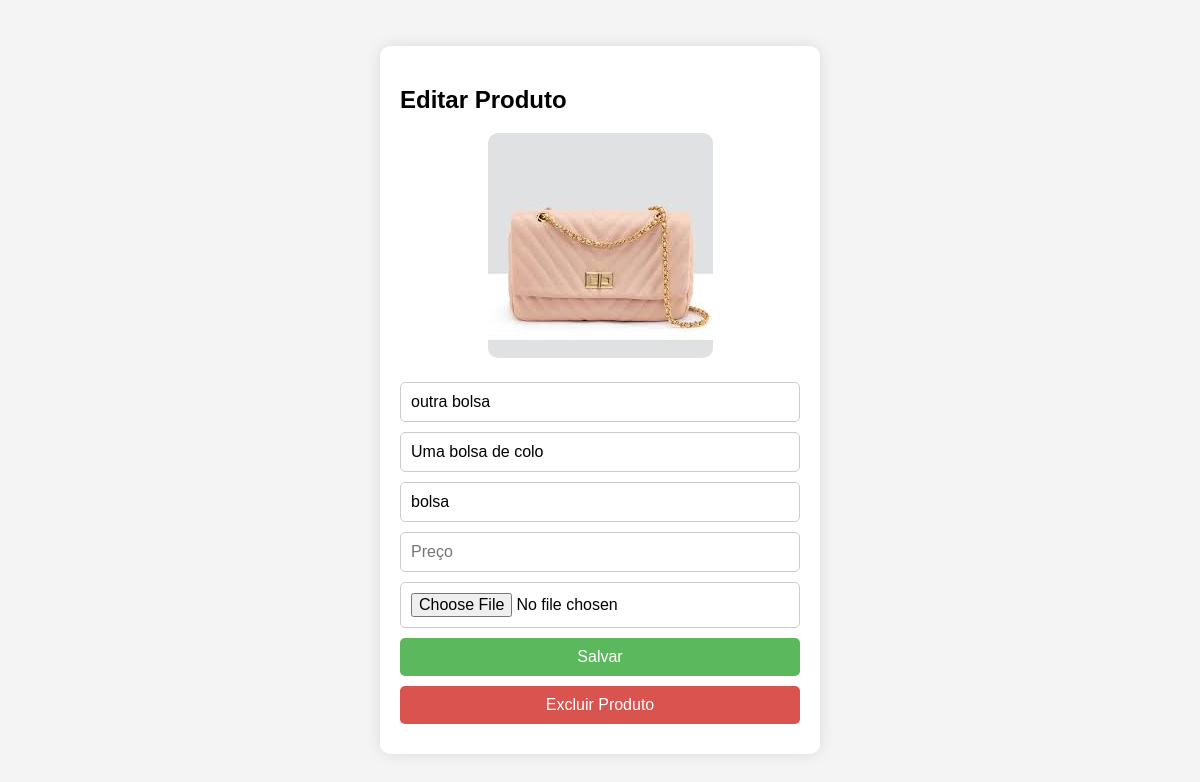
Page /editar-produto/3/ (signed in) on the earlier database version.
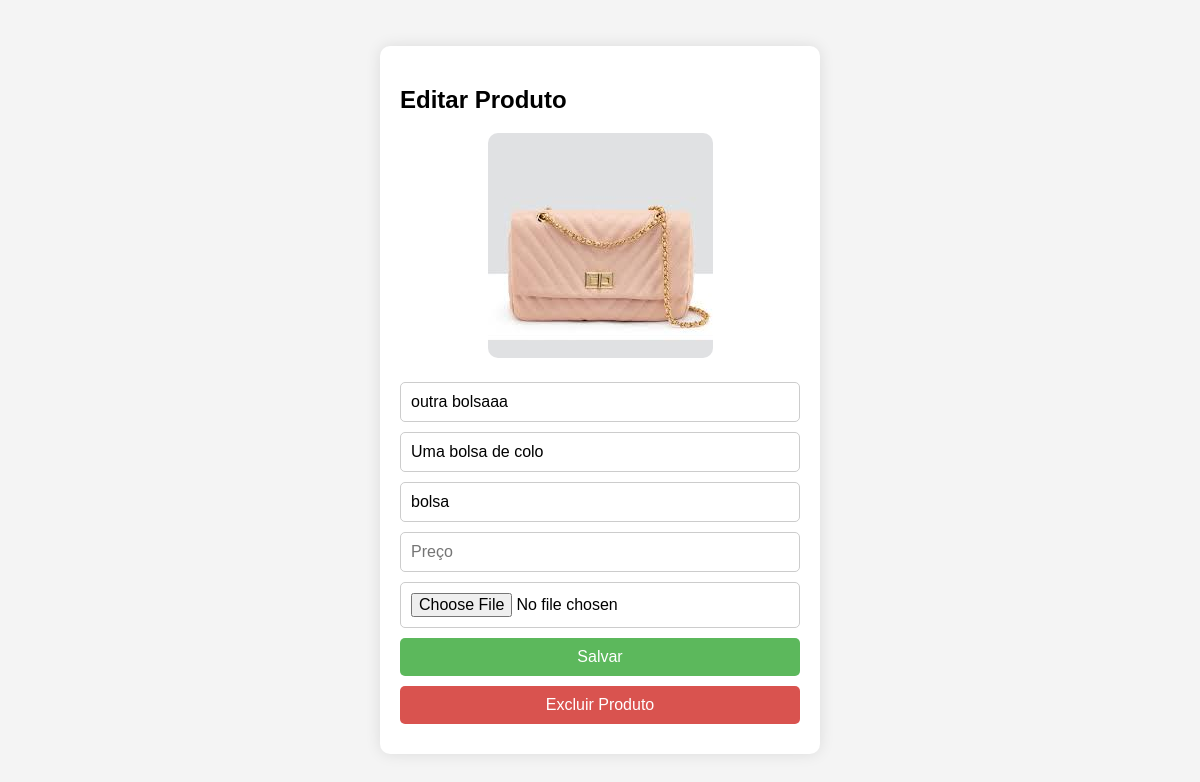
Same page on the later database version.
### api/models.py (models this page shows)
class Produto(models.Model):
    user = models.ForeignKey(User, verbose_name=_("Usuário"), on_delete=models.CASCADE)
    nome = models.CharField(max_length=100, null=False)
    tipo = models.CharField(max_length=50, null=False)
    descricao = models.TextField(null=False)
    valor = models.DecimalField(null=False, max_digits=7, decimal_places=2)
    imagem = models.ImageField(null=False,upload_to ='produtos/')

### site_administrativo/views.py (the view, shortened to what this page needs)
# urls.py: path('editar-produto/<int:id>/', editarProduto, name='editarProduto'),
@login_required
def editarProduto(request, id):
    produto = get_object_or_404(Produto, id=id)
    context = {
        'produto': produto
    }
    return render(request, 'editarProduto.html', context)

### site_administrativo/templates/editarProduto.html (shortened to what this page needs)
<!DOCTYPE html>
<html lang="en">
<head>
</head>
<body>
    <div class="cadastro">
        <h2>Editar Produto</h2>
        <div class="produto-imagem">
            {% if produto.imagem %}
                <img src="{{ produto.imagem.url }}" alt="{{ produto.nome }}">
            {% else %}
                <p>Este produto não possui imagem.</p>
            {% endif %}
        </div>
        <form action="" method="POST" enctype="multipart/form-data">
            <input type="text" name="nome" id="nome" placeholder="Nome" value="{{ produto.nome }}" required>
            <input type="text" name="descricao" id="descricao" placeholder="Descrição" value="{{ produto.descricao }}" required>
            <input type="text" name="tipo" id="tipo" placeholder="Tipo" value="{{ produto.tipo }}" required>
            <input type="number" name="preco" id="preco" placeholder="Preço" value="{{ produto.valor }}" required>
            <input type="file" name="image" id="image">
            <button type="submit">Salvar</button>
        </form>
        <form action="{% url 'excluir_produto' produto.id %}" method="POST">
            <button type="submit" class="delete-button">Excluir Produto</button>
        </form>
    </div>
</body>
</html>

Differences in the rows shown:
changed Produto "Uma bolsa de colo": nome "outra bolsa" → "outra bolsaaa"
